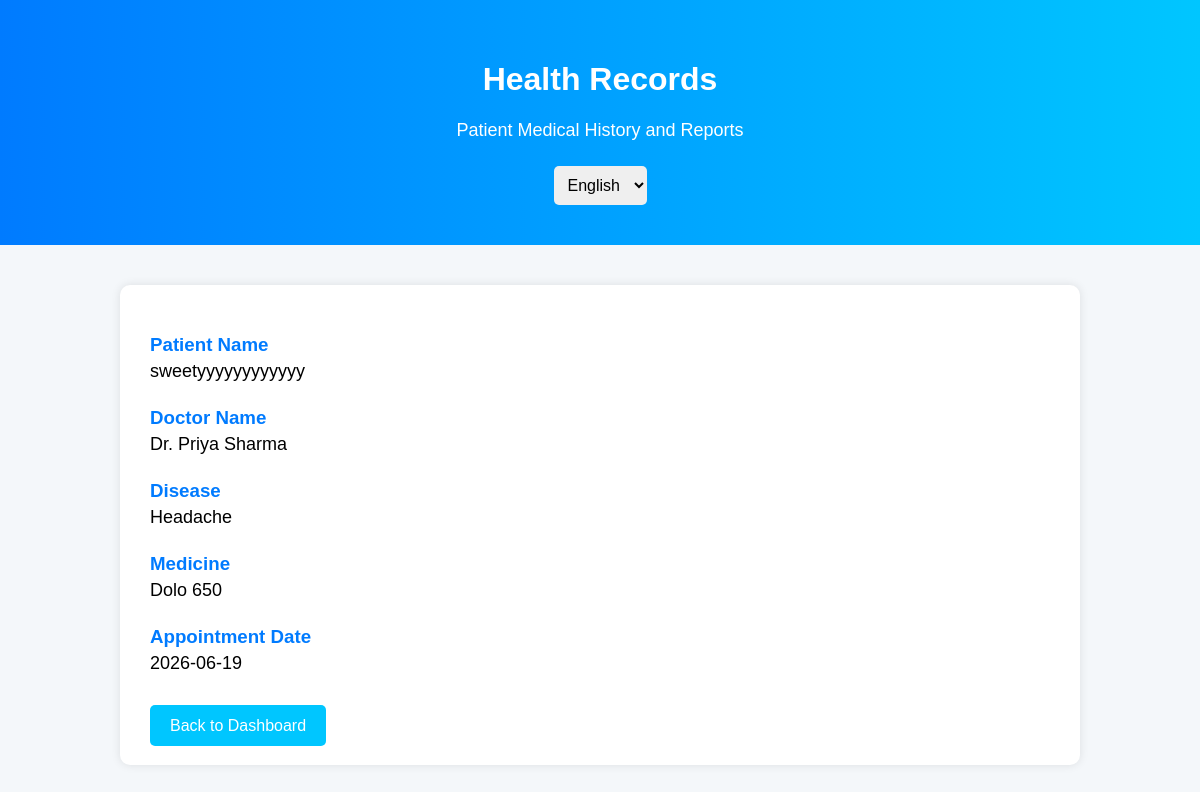
Page /records on the committed database.
### app.py (models this page shows)
class Appointment(db.Model):
    id = db.Column(db.Integer, primary_key=True)
    patient_name = db.Column(db.String(100))
    doctor_name = db.Column(db.String(100))
    appointment_date = db.Column(db.String(50))
    appointment_time = db.Column(db.String(50))
    symptoms = db.Column(db.String(500))

### app.py (the view, shortened to what this page needs)
@app.route('/records')
def records():
    latest_appointment = Appointment.query.order_by(
        Appointment.id.desc()
    ).first()
    if latest_appointment:
        record = {
            "patient_name":
            latest_appointment.patient_name,
            "doctor":
            latest_appointment.doctor_name,
            "disease": latest_appointment.symptoms,
            "medicine": get_medicine(latest_appointment.symptoms),
            "date":
            latest_appointment.appointment_date
        }
    return render_template(
        'health_records.html',
        record=record
    )

### app.py (called while the page is built)
def get_medicine(symptoms):
    symptoms = symptoms.lower()
    if "fever" in symptoms:
        return "Paracetamol"
    elif "cold" in symptoms:
        return "Cetirizine"
    elif "headache" in symptoms:
        return "Dolo 650"
    elif "cough" in symptoms:
        return "Benadryl Syrup"
    elif "stomach" in symptoms or "stomach pain" in symptoms:
        return "Pantoprazole"
    else:
        return "Consult Doctor"

### templates/health_records.html (shortened to what this page needs)
<!DOCTYPE html>
<html lang="en">
<head>
</head>
<body>
    <div class="header">
        <h1 id="title">Health Records</h1>
        <p id="subtitle">
            Patient Medical History and Reports
        </p>
        <div class="language-box">
            <select onchange="changeLanguage(this.value)">
                <option value="english">
                    English
                </option>
            </select>
        </div>
    </div>
    <div class="container">
        <div class="card">
            <h3 id="patient-text">
                Patient Name
            </h3>
            <p>
                {{ record.patient_name }}
            </p>
            <h3 id="doctor-text">
                Doctor Name
            </h3>
            <p>
                {{ record.doctor }}
            </p>
            <h3 id="disease-text">
                Disease
            </h3>
            <p>
                {{ record.disease }}
            </p>
            <h3 id="medicine-text">
                Medicine
            </h3>
            <p>
                {{ record.medicine }}
            </p>
            <h3 id="date-text">
                Appointment Date
            </h3>
            <p>
                {{ record.date }}
            </p>
            <br>
            <a href="/patient"
               class="btn"
               id="back-btn">
               Back to Dashboard
            </a>
        </div>
    </div>
</body>
</html>

### templates/health_records.html (style rules this page uses)
body { margin:0; padding:0; font-family:Arial; background:#f4f7fa; }
.header { background:linear-gradient(to right,#007bff,#00c6ff); color:white; text-align:center; padding:40px; }
.language-box { margin-top:20px; }
select { padding:10px; border:none; border-radius:5px; font-size:16px; }
.container { width:80%; margin:40px auto; }
.card { background:white; padding:30px; border-radius:10px; box-shadow:0 0 10px rgba(0,0,0,0.1); }
h3 { color:#007bff; margin-bottom:5px; }
p { margin-top:0; margin-bottom:25px; font-size:18px; }
.btn { background:#00c6ff; color:white; padding:12px 20px; text-decoration:none; border-radius:5px; }

### rows in the picture
Appointment: patient_name "sweetyyyyyyyyyyyy", doctor "Dr. Priya Sharma", disease "Headache", date "2026-06-19"

### other values in the picture
{{ record.medicine }} "Dolo 650"
